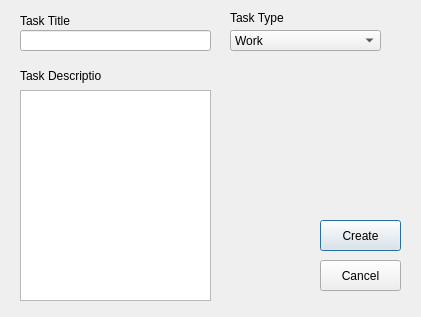
<?xml version="1.0" encoding="UTF-8"?>
<ui version="4.0">
 <class>newtask</class>
 <widget class="QDialog" name="newtask">
  <property name="geometry">
   <rect>
    <x>0</x>
    <y>0</y>
    <width>421</width>
    <height>317</height>
   </rect>
  </property>
  <property name="windowTitle">
   <string>Dialog</string>
  </property>
  <widget class="QLabel" name="label">
   <property name="geometry">
    <rect>
     <x>20</x>
     <y>10</y>
     <width>91</width>
     <height>21</height>
    </rect>
   </property>
   <property name="text">
    <string>Task Title</string>
   </property>
  </widget>
  <widget class="QLabel" name="label_2">
   <property name="geometry">
    <rect>
     <x>20</x>
     <y>60</y>
     <width>81</width>
     <height>31</height>
    </rect>
   </property>
   <property name="text">
    <string>Task Description</string>
   </property>
  </widget>
  <widget class="QLineEdit" name="lineEdit">
   <property name="geometry">
    <rect>
     <x>20</x>
     <y>30</y>
     <width>191</width>
     <height>21</height>
    </rect>
   </property>
  </widget>
  <widget class="QPushButton" name="pushButton">
   <property name="geometry">
    <rect>
     <x>320</x>
     <y>220</y>
     <width>81</width>
     <height>31</height>
    </rect>
   </property>
   <property name="text">
    <string>Create</string>
   </property>
  </widget>
  <widget class="QPushButton" name="pushButton_2">
   <property name="geometry">
    <rect>
     <x>320</x>
     <y>260</y>
     <width>81</width>
     <height>31</height>
    </rect>
   </property>
   <property name="text">
    <string>Cancel</string>
   </property>
  </widget>
  <widget class="QComboBox" name="comboBox">
   <property name="geometry">
    <rect>
     <x>230</x>
     <y>30</y>
     <width>151</width>
     <height>21</height>
    </rect>
   </property>
   <item>
    <property name="text">
     <string>Work</string>
    </property>
   </item>
   <item>
    <property name="text">
     <string>School</string>
    </property>
   </item>
   <item>
    <property name="text">
     <string>Home</string>
    </property>
   </item>
   <item>
    <property name="text">
     <string>Other Activities</string>
    </property>
   </item>
  </widget>
  <widget class="QLabel" name="label_3">
   <property name="geometry">
    <rect>
     <x>230</x>
     <y>10</y>
     <width>81</width>
     <height>16</height>
    </rect>
   </property>
   <property name="text">
    <string>Task Type</string>
   </property>
  </widget>
  <widget class="QTextEdit" name="textEdit">
   <property name="geometry">
    <rect>
     <x>20</x>
     <y>90</y>
     <width>191</width>
     <height>211</height>
    </rect>
   </property>
  </widget>
 </widget>
 <resources/>
 <connections/>
</ui>
